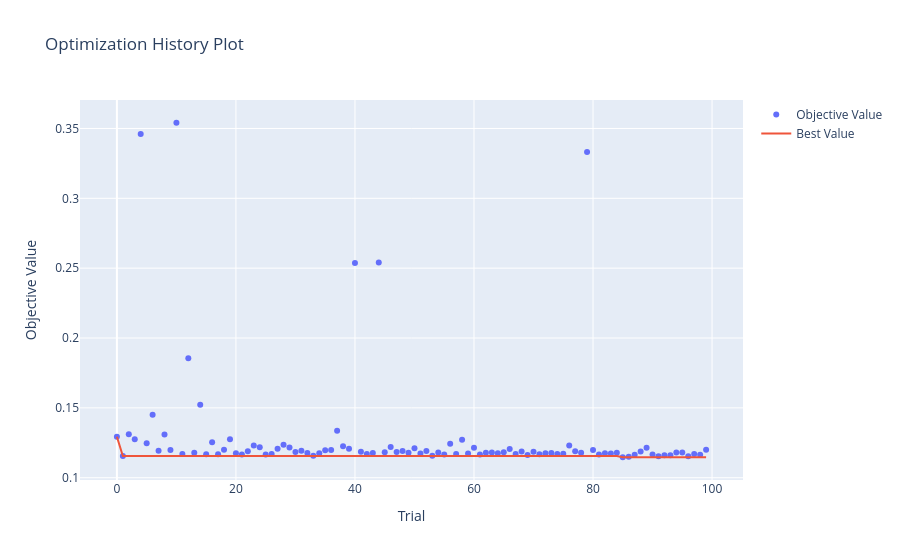

Notebook cell for this chart:
### Code cell
# how the objective value improved over trials
vis.plot_optimization_history(study).show()
